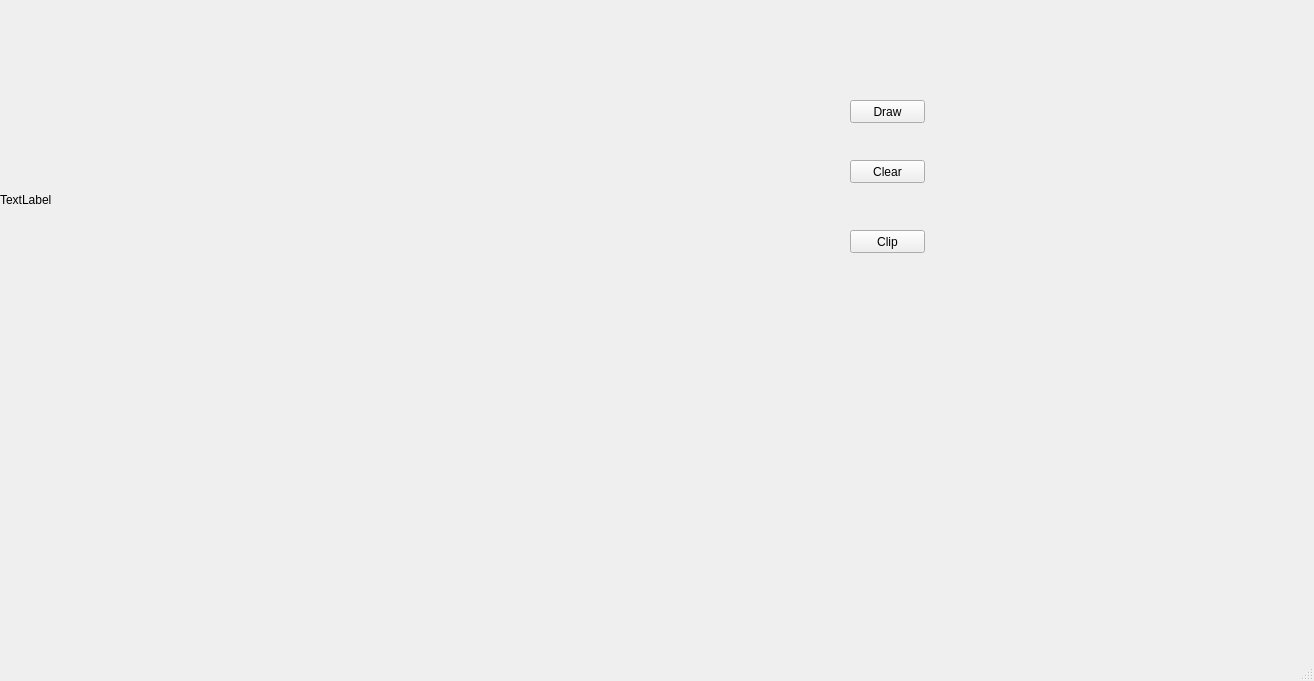
<?xml version="1.0" encoding="UTF-8"?>
<ui version="4.0">
 <class>MainWindow</class>
 <widget class="QMainWindow" name="MainWindow">
  <property name="geometry">
   <rect>
    <x>0</x>
    <y>0</y>
    <width>1314</width>
    <height>681</height>
   </rect>
  </property>
  <property name="windowTitle">
   <string>MainWindow</string>
  </property>
  <widget class="QWidget" name="centralwidget">
   <widget class="QLabel" name="label">
    <property name="geometry">
     <rect>
      <x>0</x>
      <y>0</y>
      <width>400</width>
      <height>400</height>
     </rect>
    </property>
    <property name="text">
     <string>TextLabel</string>
    </property>
   </widget>
   <widget class="QPushButton" name="pushButton">
    <property name="geometry">
     <rect>
      <x>850</x>
      <y>100</y>
      <width>75</width>
      <height>23</height>
     </rect>
    </property>
    <property name="text">
     <string>Draw</string>
    </property>
   </widget>
   <widget class="QPushButton" name="pushButton_2">
    <property name="geometry">
     <rect>
      <x>850</x>
      <y>160</y>
      <width>75</width>
      <height>23</height>
     </rect>
    </property>
    <property name="text">
     <string>Clear</string>
    </property>
   </widget>
   <widget class="QPushButton" name="pushButton_3">
    <property name="geometry">
     <rect>
      <x>850</x>
      <y>230</y>
      <width>75</width>
      <height>23</height>
     </rect>
    </property>
    <property name="text">
     <string>Clip</string>
    </property>
   </widget>
  </widget>
  <widget class="QMenuBar" name="menubar">
   <property name="geometry">
    <rect>
     <x>0</x>
     <y>0</y>
     <width>1314</width>
     <height>21</height>
    </rect>
   </property>
  </widget>
  <widget class="QStatusBar" name="statusbar"/>
 </widget>
 <resources/>
 <connections/>
</ui>
